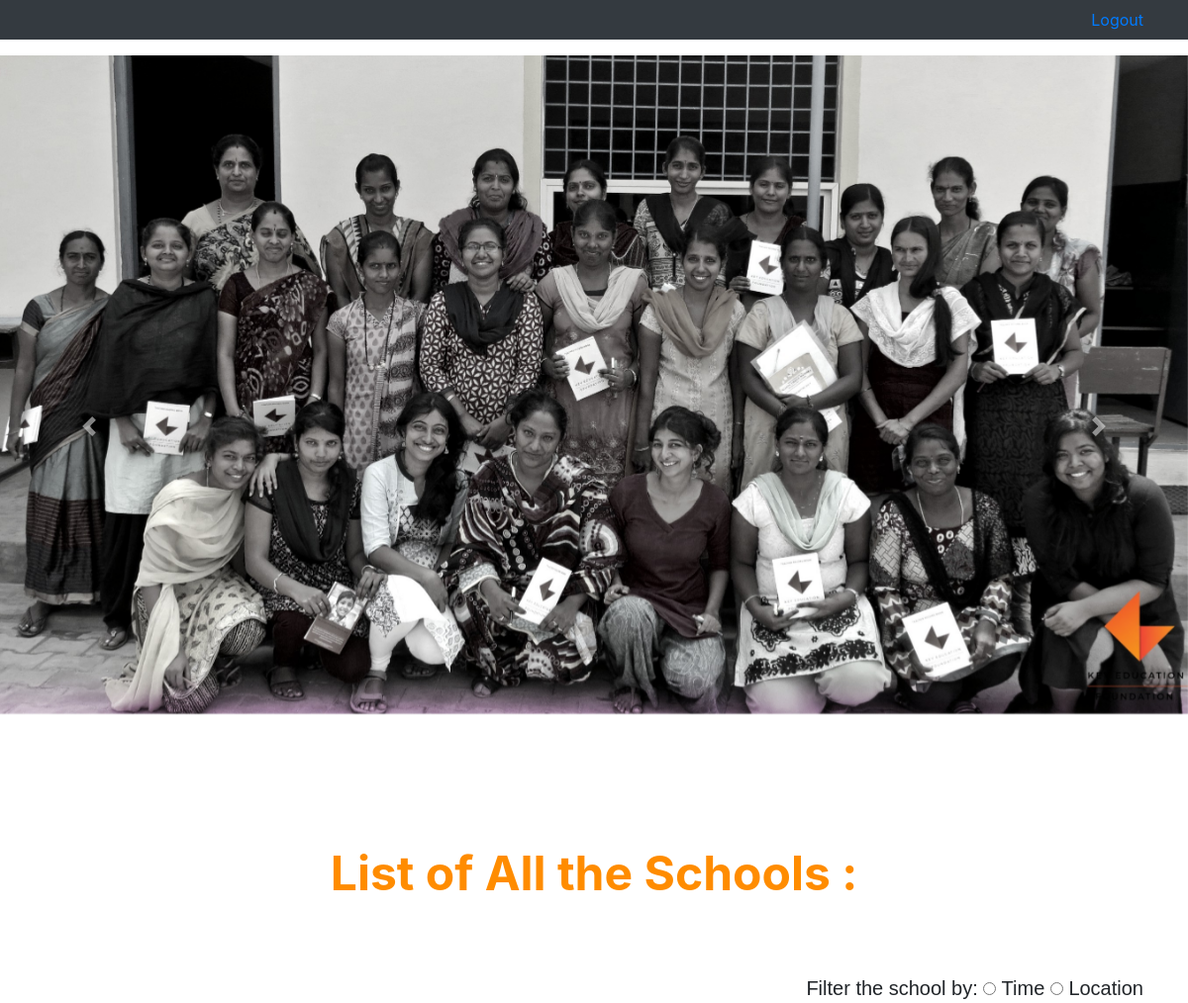
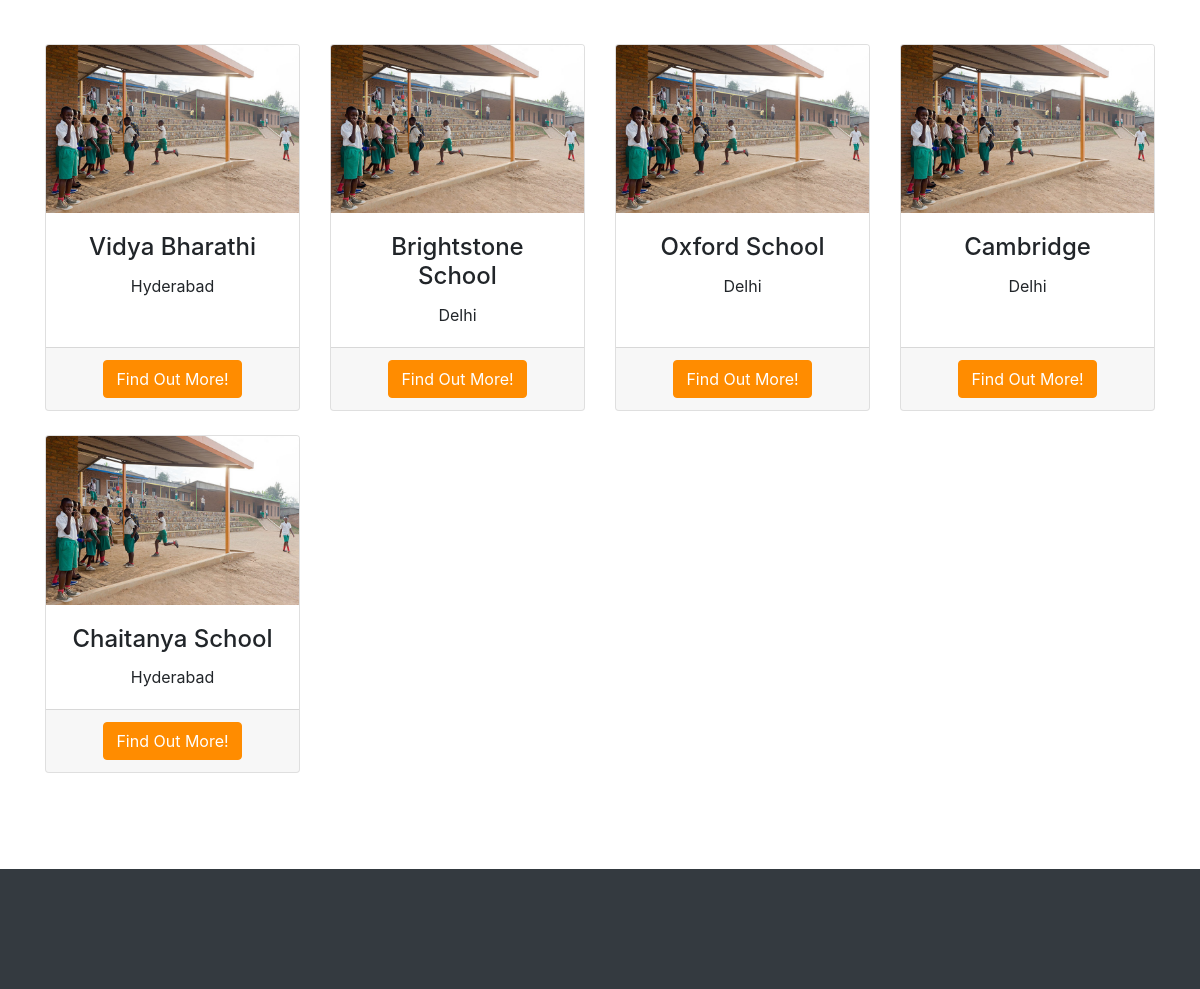
The page /employees/index/ on the database its author committed (2 pictures, top to bottom).
### schools/models.py (models this page shows)
class School(models.Model):
    name = models.CharField(max_length = 100)
    location = models.CharField(max_length = 100)
    phone = models.CharField(max_length = 20)
    registered_date = models.DateTimeField(default = timezone.now)

### employees/views.py (the view)
# urls.py: path('index/', views.index, name = 'index'),
def index(request):
    schools = School.objects.all()
    return render(request, 'employees/index.html', {'schools': schools})

### templates/employees/index.html (shortened to what this page needs)
{% load static %}
<!DOCTYPE html>
<html lang="en">
<head>
  <link href="{% static 'employees/vendor/bootstrap/css/bootstrap.min.css' %}" rel="stylesheet">
<link href="{% static 'employees/css/heroic-features.css' %}" rel="stylesheet">
</head>
<body>
  <nav class="navbar navbar-expand-lg navbar-dark bg-dark fixed-top">
    <div class="container">
      <div class="collapse navbar-collapse" id="navbarResponsive">
        <ul class="navbar-nav ml-auto">
          <li class="nav-item">
              <a class="tm-text-primary mb-3 tm-catalog-item-title" href="{% url 'logout' %}">Logout</a>
          </li>
        </ul>
      </div>
    </div>
  </nav>
  <div id="carouselExampleIndicators" class="carousel slide" style="height: 750px;" data-ride="carousel">
    <ol class="carousel-indicators" >
      <li data-target="#carouselExampleIndicators" data-slide-to="0" class="active"></li>
      <li data-target="#carouselExampleIndicators" data-slide-to="1"></li>
      <li data-target="#carouselExampleIndicators" data-slide-to="2"></li>
    </ol>
    <div class="carousel-inner" style="height: 750px;">
      <div class="carousel-item active">
        <img class="d-block w-100" src="{% static 'employees/images/pic1.jpg' %}" alt="First slide">
      </div>
    </div>
    <a class="carousel-control-prev" href="#carouselExampleIndicators" role="button" data-slide="prev">
      <span class="carousel-control-prev-icon" aria-hidden="true"></span>
    </a>
    <a class="carousel-control-next" href="#carouselExampleIndicators" role="button" data-slide="next">
      <span class="carousel-control-next-icon" aria-hidden="true"></span>
    </a>
  </div>
  <div class="container">
    <br>
    <br>
    <header class="section-header">
      <h3>List of All the Schools : </h3>
      <br>
      <br>
    </header>
    <div class="lead">
    Filter the school by:
      <INPUT TYPE='radio' NAME='filter' VALUE='time' onClick="javascript:return yourfunction(1)"> Time
    <INPUT TYPE='radio' NAME='filter' VALUE='location' onClick="javascript:return yourfunction(2)"> Location
      </div>
<br />
    <div class="row text-center">
      {% for school in schools %}
        <div class="col-lg-3 col-md-6 mb-4">
          <div class="card h-100">
            <img class="card-img-top" src="{% static 'employees/images/School1.jpeg' %}" alt="">
            <div class="card-body">
              <h4 class="card-title">{{ school.name }}</h4>
              <p class="card-text">{{ school.location }}</p>
            </div>
            <div class="card-footer">
              <a href="{% url 'tcher' %}" class="btn btn-primary">Find Out More!</a>
            </div>
          </div>
        </div>
      {% endfor %}
    </div>
    <br>
    <br> <br>
  </div>
  <footer class="py-5 bg-dark">
    <br>
  </footer>
</body>
</html>

### static/employees/css/heroic-features.css (style rules this page uses)
body { padding-top: 56px; }
.lead { font-family: "Montserrat", sans-serif; font-weight: 400; margin: 0 0 20px 0; padding: 0; text-align:right; }
.btn-primary { color: #fff; background-color:darkorange; border-color: darkorange; }
.section-header h3 { font-size: 48px; color: darkorange; text-align: center; font-weight: 700; position: relative; }

### rows shown on the page
School: name "Vidya Bharathi", location "Hyderabad"
School: name "Brightstone School", location "Delhi"
School: name "Oxford School", location "Delhi"
School: name "Cambridge", location "Delhi"
School: name "Chaitanya School", location "Hyderabad"
